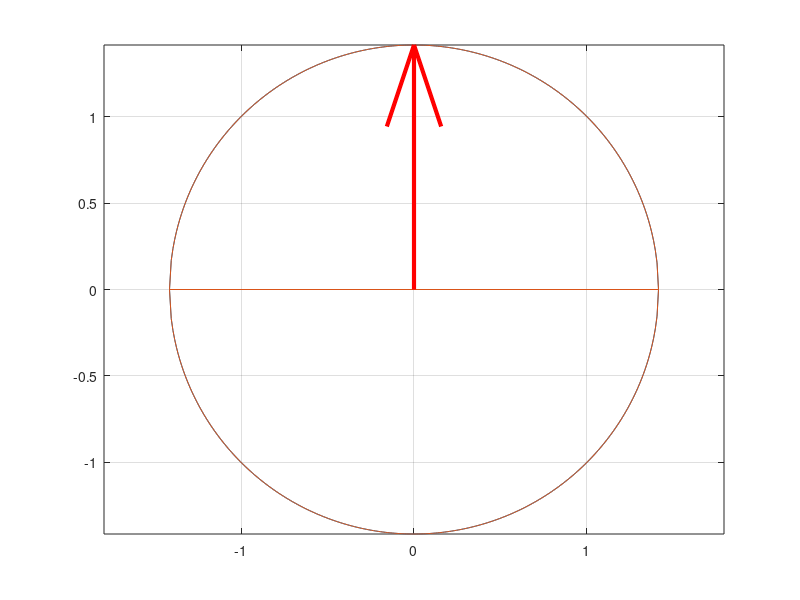

MATLAB code for this plot: (Note: this script raises an error after producing the figure.)
A = [4 0;
   3 -5;];
[U, S, V] = svd(A);
SignChanger = [1 0; 0 -1;];
U = U * SignChanger;
V = V * SignChanger;
HASIL = V'*[1; 1;];
% HASIL = S*HASIL;
% HASIL = U*HASIL
JariKuadrat = HASIL(1,1)*HASIL(1,1) + HASIL(2,1) * HASIL(2,1);
Jari2 = sqrt(JariKuadrat);
x = -Jari2 : 0.01 : Jari2;
x = [x Jari2];
[mx, nx] = size(x);
y1 = zeros(1, nx);
y2 = zeros(1, nx);
for i = 1:nx
    y1(1, i) = sqrt(JariKuadrat - x(1, i)*x(1,i));
    y2(1, i) = -sqrt(JariKuadrat - x(1, i)*x(1,i));
end
x = [x x];
y = [y1 y2];
plot(x, y, x, y)
hold on
quiver(0, 0, HASIL(1,1), HASIL(2,1), 'linewidth', 3, 'color', 'r', 'AutoScale','off')
grid on
axis equal
xline(0)
yline(0)